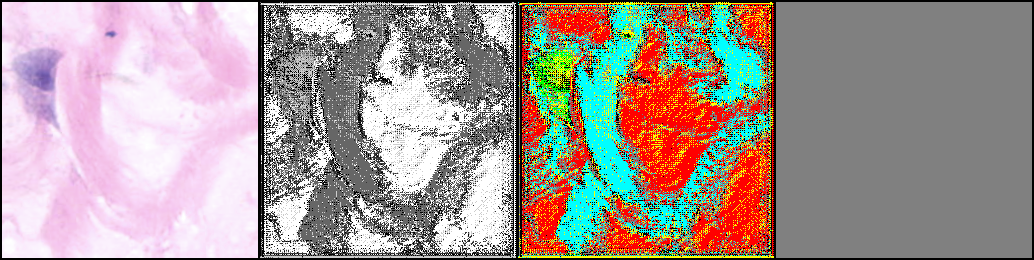
#> input picture checkpoints/vis_epoch0.png, 1034 x 260 px; its folder holds only this picture in this run
$ python -i transforms.py   (imports and definitions only)
#> lines starting #> are read from the running program, lines starting #| are printed output that depends on the picture; after the words box and inside, x2 and y2 are one past the last pixel; in counts of white or black regions, pixels touching at a corner belong together
# 数据增强与预处理（全 numpy float32 [0,1] 域操作）
# 输入约定：
#   - 图像：float32 (H,W,3) 或 (H,W) ，值域 [0,1]
#   - 掩码：uint8 或 int (H,W)
# 所有变换保证空间一致性，并自动裁剪/填充到固定尺寸。
# HE 双尺度 + 荧光多任务 统一数据增强与预处理
import random
import numpy as np
import cv2
from .mask_utils import generate_boundary_from_semantic

class Compose:
    def __init__(self, transforms):
        self.transforms = transforms

    # [4 lines left out: function __call__, not called in this run]

# =====================================================================
# 二、 H&E 双尺度特化增强 (Dual-Scale + Dual-Branch)
# =====================================================================
class HEGeometricTransform:
    """
    双尺度空间严格同步增强：
    对 Local (512x512) 与 Global (512x512) 施加完全相同的正交几何拓扑变换，
    不使用任意比例缩放裁剪，确保物理对应点在像素矩阵中绝对重合。
    """
    def __init__(self, p_flip: float = 0.5, p_rot90: float = 0.5):
        self.p_rot90 = p_rot90
        self.p_flip = p_flip

    # [30 lines left out: function __call__, not called in this run]

class HEColorAugmentation:
    """
    仅施加于 Local RGB - RGB分支的极致颜色增强, (H,W,3) float32 [0,1]
    基于标准 HSV 色彩空间
    """
    def __init__(self, brightness=0.3, contrast=0.3, saturation=0.3, hue=0.08, p_blur=0.2):
        self.brightness = brightness
        self.contrast = contrast
        self.saturation = saturation
        self.hue = hue
        self.p_blur = p_blur            # config中有对应数值，在train中再调用config，保持代码简洁

    def __call__(self, img: np.ndarray) -> np.ndarray:
        img_u8 = (np.clip(img, 0.0, 1.0) * 255.0).astype(np.uint8)
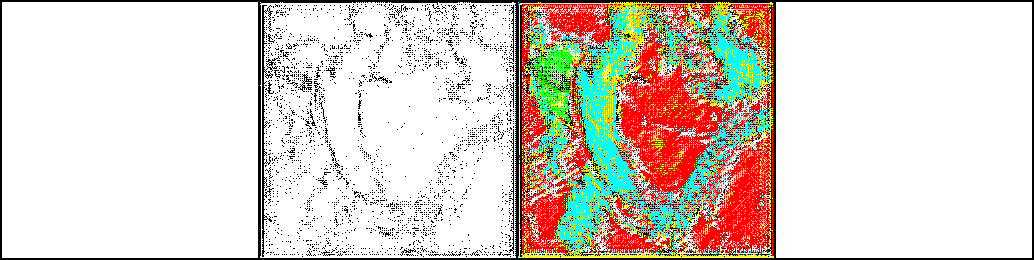
#> img_u8: shape (260, 1034, 3); mean R, G, B 218.7, 214.3, 204.4
        hsv = cv2.cvtColor(img_u8, cv2.COLOR_RGB2HSV).astype(np.float32)
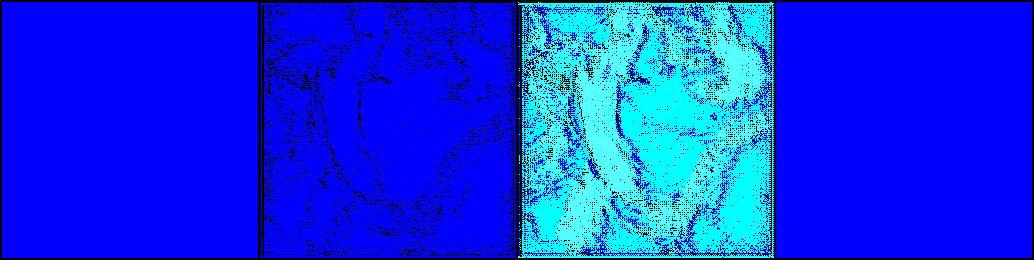
#> hsv: shape (260, 1034, 3) float32; mean R, G, B 7.1, 48.3, 236.8

        # 色调 (H) 与饱和度 (S) 扰动
        hsv[:, :, 0] = (hsv[:, :, 0] + random.uniform(-self.hue, self.hue) * 180.0) % 180.0
        hsv[:, :, 1] = np.clip(hsv[:, :, 1] * (1.0 + random.uniform(-self.saturation, self.saturation)), 0.0, 255.0)

        # 明度 (V) 与对比度扰动
        v = hsv[:, :, 2] / 255.0
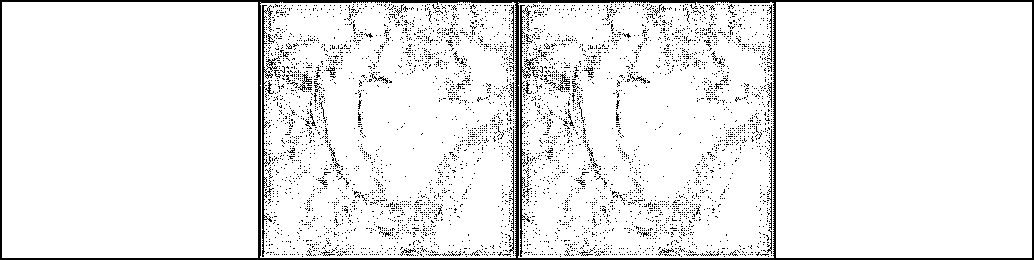
#> v: shape (260, 1034) float32; values 0 (black) and 1 (white), 92.6% white; 4823 black regions (4776 under 20 px), largest, box (x1, y1, x2, y2) and area: (0, 0, 1034, 260) 7900, (262, 5, 280, 257) 775, (520, 5, 538, 257) 775
        v = np.clip(v * (1.0 + random.uniform(-self.brightness, self.brightness)), 0.0, 1.0)
        mean_v = np.mean(v)
#> mean_v = 0.882
        v = np.clip(mean_v + (1.0 + random.uniform(-self.contrast, self.contrast)) * (v - mean_v), 0.0, 1.0)
        hsv[:, :, 2] = v * 255.0
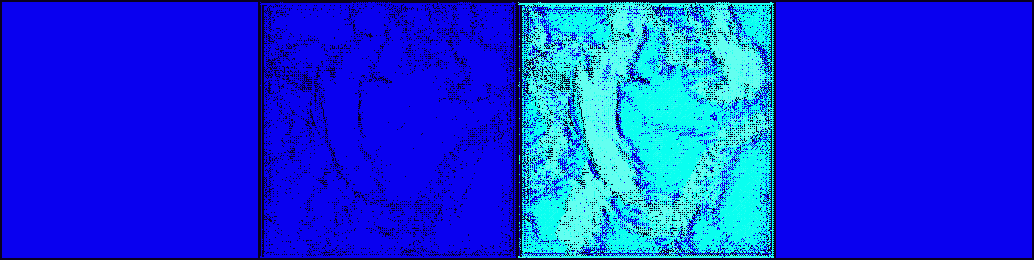
#> hsv: shape (260, 1034, 3) float32; mean R, G, B 17.1, 48.3, 224.7

        rgb = cv2.cvtColor(hsv.astype(np.uint8), cv2.COLOR_HSV2RGB).astype(np.float32) / 255.0
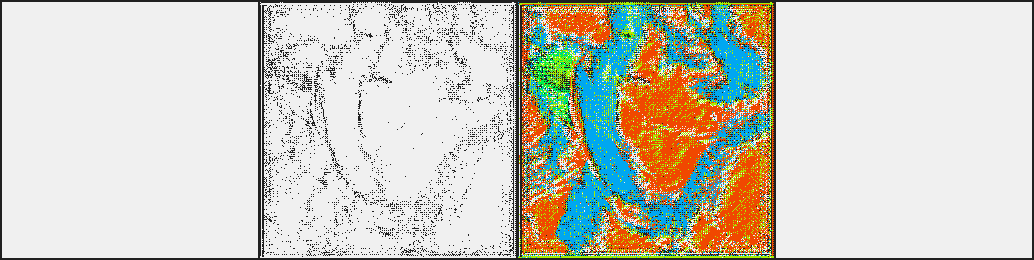
#> rgb: shape (260, 1034, 3) float32; mean R, G, B 0.804, 0.804, 0.763

        if random.random() < self.p_blur:
            ksize = random.choice([3, 5])
            rgb = cv2.GaussianBlur(rgb, (ksize, ksize), sigmaX=1.0)

        return np.clip(rgb, 0.0, 1.0)


class HETrainTransform:
    """
    HE 双尺度训练组合变换器
    接收: local_img (512,512,3), global_img (512,512,3), mask_sem, mask_boundary
    返回:
        local_branch_a:     Local 强色彩增强 RGB (用于结构语义学习)
        local_branch_b_gray:Local 纯灰度图 (用于自监督着色任务输入)
        orig_local_rgb:     Local 原始 RGB (自监督着色 Ground Truth)
        global_branch:      Global 原始 RGB (宏观上下文输入)
        mask_sem:           语义掩码
        mask_boundary:      边界掩码
    """
    def __init__(self, color_jitter_params=None):
        self.geo_transform = HEGeometricTransform()
        self.color_aug = HEColorAugmentation(**(color_jitter_params or {}))

    # [18 lines left out: function __call__, not called in this run]

class HEValTransform:
    """HE 双尺度验证变换器（无随机增强，仅做数据类型装配）"""
    # [8 lines left out: function __call__, not called in this run]

class FluorescenceTransform:
    """
    荧光增强：噪声、亮度/对比度，输入 (H,W) 或 (H,W,C) float32 [0,1]
    返回 tensor 形状 (C,H,W)  float32
    """
    # [26 lines left out: functions __init__, __call__, not called in this run]

>>> import cv2
>>> picture = cv2.cvtColor(cv2.imread('../../checkpoints/vis_epoch0.png'), cv2.COLOR_BGR2RGB)
>>> result = HEColorAugmentation()(picture)

$ run again, on checkpoints/vis_epoch5.png
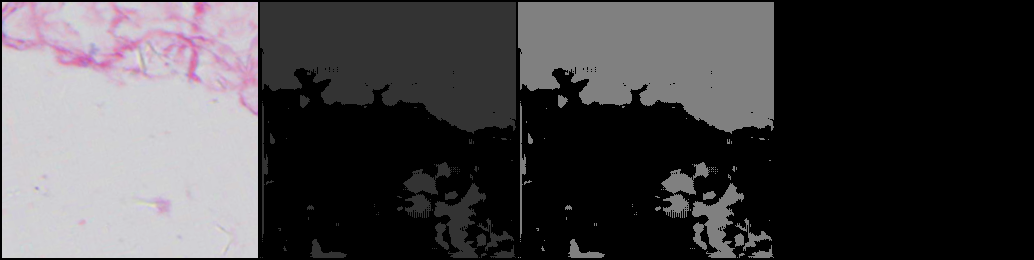
#> input picture checkpoints/vis_epoch5.png, 1034 x 260 px
#> in __call__, `img_u8 = (np.clip(img, 0.0, 1.0) * 255.0).astype(np.uint8)`:
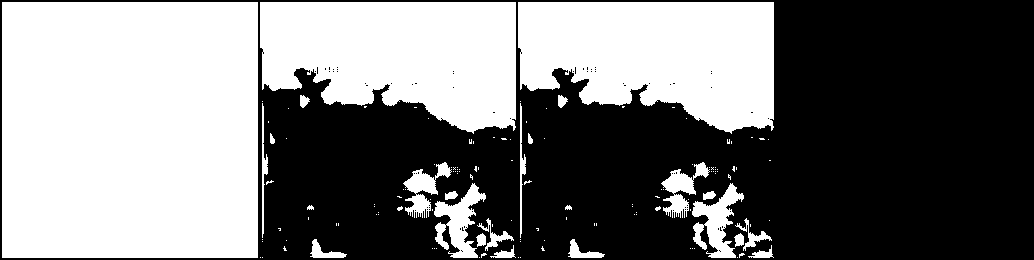
#> img_u8: shape (260, 1034, 3); 47.2% white; 137 white regions (112 under 20 px), largest, box (x1, y1, x2, y2) and area: (2, 2, 258, 258) 65536, (260, 2, 516, 134) 26340, (518, 2, 774, 134) 26340
#> mean_v = 0.45
#> in __call__, `hsv[:, :, 2] = v * 255.0`:
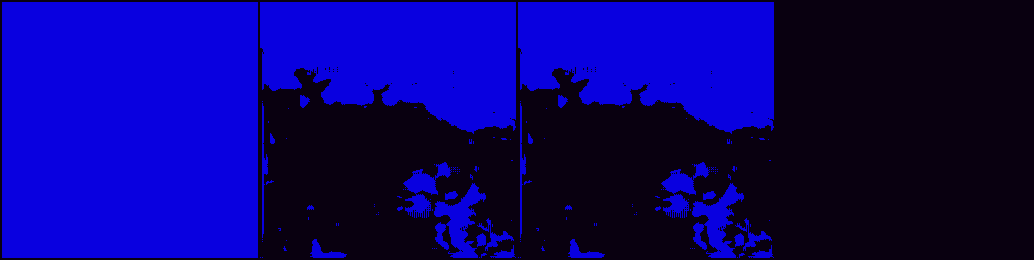
#> hsv: shape (260, 1034, 3) float32; mean R, G, B 9.9, 0, 114.4
